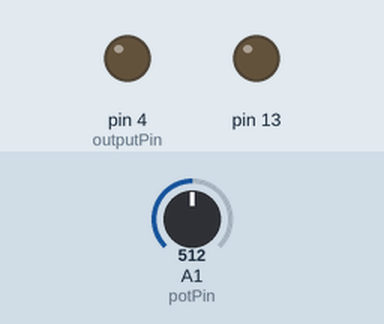
This sketch was run on a simulated Arduino Uno, built with avr-gcc and run on an emulated ATmega328P. Shown: output pins drawn as LEDs (lit = HIGH). Inputs (shaded band) come from the test bench; at power-on: A1 (potPin) = 512.

Above: at 1.8 s.
1.9 s: A1 (potPin) set to 0
At 2.3 s:
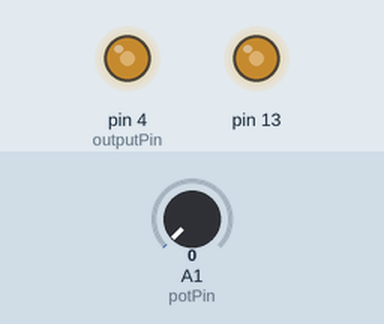
3.5 s: A1 (potPin) set to 122
At 4.09 s:
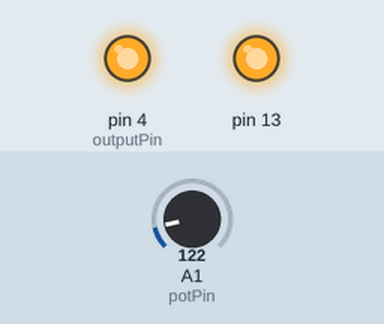
Timing chart, 0 to 13.0 s (numbered marks = the images above; inputs shaded):
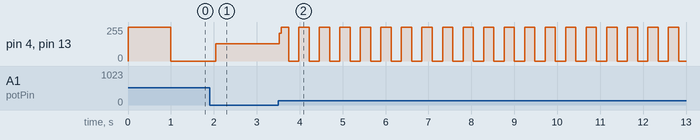

Measured:
- after the input at 3.5 s, pin 4 (outputPin), pin 13: 128/255 → 210/255 at once, then moves between 0/255 and 255/255, repeating every 0.96 s

The sketch:

squareWaveGenerator.ino
```cpp
int potPin = A1;
int outputPin = 4;

void setup() {
  // put your setup code here, to run once:
  pinMode(outputPin, OUTPUT);
  pinMode(13, OUTPUT);
  pinMode(potPin, INPUT);
  digitalWrite(outputPin, LOW);
}

void loop() {
  // put your main code here, to run repeatedly:
  if (PORTD & B00010000) {
    PORTD = B00000000;
    digitalWrite(13, LOW);
  } else {
    PORTD = B00010000;
    digitalWrite(13, HIGH);
  }

//  delayMicroseconds(map(analogRead(potPin), 0 , 1023, 1, 10000));
  delay(map(analogRead(potPin), 0 , 1023, 1, 2000));
}
```
